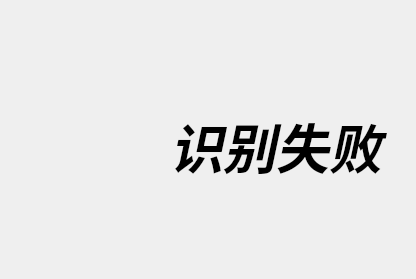
<?xml version="1.0" encoding="UTF-8"?>
<ui version="4.0">
 <class>warning_win</class>
 <widget class="QDialog" name="warning_win">
  <property name="geometry">
   <rect>
    <x>0</x>
    <y>0</y>
    <width>416</width>
    <height>279</height>
   </rect>
  </property>
  <property name="windowTitle">
   <string>Dialog</string>
  </property>
  <widget class="QWidget" name="horizontalLayoutWidget">
   <property name="geometry">
    <rect>
     <x>10</x>
     <y>60</y>
     <width>391</width>
     <height>171</height>
    </rect>
   </property>
   <layout class="QHBoxLayout" name="horizontalLayout" stretch="2,3">
    <item>
     <widget class="QLabel" name="warning">
      <property name="text">
       <string/>
      </property>
     </widget>
    </item>
    <item>
     <widget class="QLabel" name="words">
      <property name="font">
       <font>
        <family>Century Schoolbook L</family>
        <pointsize>40</pointsize>
        <weight>75</weight>
        <italic>true</italic>
        <bold>true</bold>
       </font>
      </property>
      <property name="text">
       <string>识别失败</string>
      </property>
     </widget>
    </item>
   </layout>
  </widget>
 </widget>
 <resources/>
 <connections/>
</ui>
